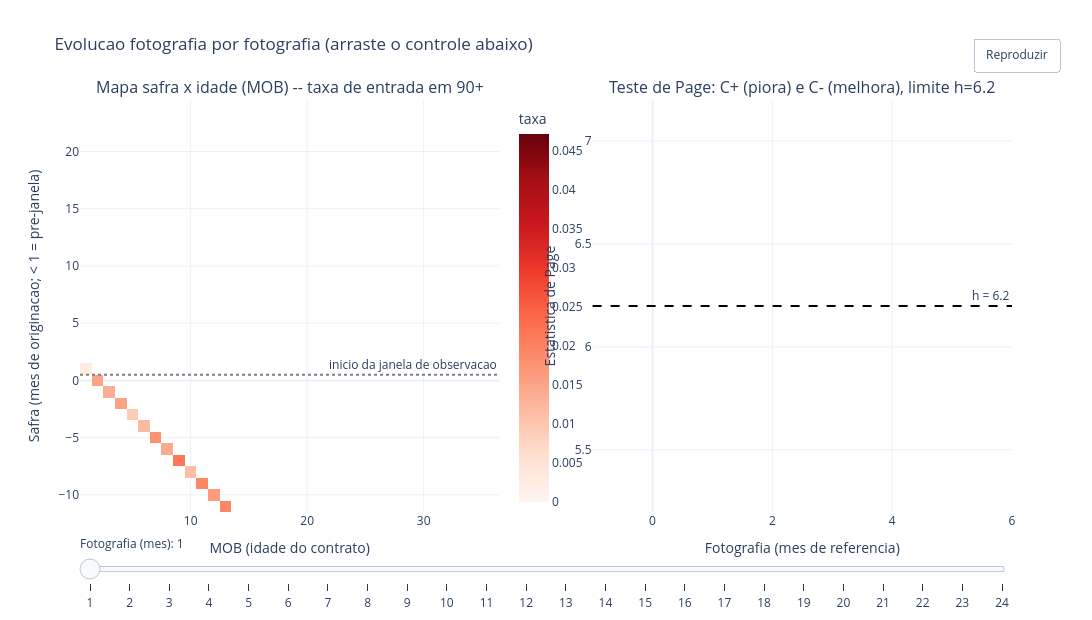

The notebook cell saved with this chart:
### Markdown cell above
### Visualização evoluindo fotografia por fotografia

O mapa agora inclui as safras pré-janela (índices negativos), separadas da
janela de observação por uma linha pontilhada. Repare que, ao contrário
das safras dentro da janela (que preenchem o triângulo MOB=1,2,3... aos
poucos), as safras pré-janela **nunca preenchem os MOBs baixos** -- ficam
permanentemente em branco à esquerda, porque esse pedaço do histórico
delas nunca existiu na fonte. É a diferença visual entre truncamento
(buraco permanente) e censura (buraco temporário).

### Code cell
safras_ordenadas = list(range(SAFRA_MIN, N_SAFRAS + 1))
mobs_ordenados = list(range(1, MOB_MAXIMO + 1))

def matriz_revelada_ate(t_foto):
    matriz = np.full((len(safras_ordenadas), len(mobs_ordenados)), np.nan)
    visivel = painel[painel["mes_calendario"] <= t_foto]
    for _, linha in visivel.iterrows():
        i = int(linha["safra"]) - SAFRA_MIN
        j = int(linha["mob"]) - 1
        matriz[i, j] = linha["taxa_entrada"]
    return matriz

fig = make_subplots(
    rows=1, cols=2,
    subplot_titles=("Mapa safra x idade (MOB) -- taxa de entrada em 90+",
                     f"Teste de Page: C+ (piora) e C- (melhora), limite h={H_EMPIRICO:.1f}"),
    column_widths=[0.5, 0.5],
)

z0 = matriz_revelada_ate(1)
fig.add_trace(go.Heatmap(
    z=z0, x=mobs_ordenados, y=safras_ordenadas, colorscale="Reds",
    zmin=0, zmax=painel["taxa_entrada"].quantile(0.98), colorbar=dict(title="taxa", x=0.46),
), row=1, col=1)
fig.add_hline(y=0.5, line_dash="dot", line_color="gray",
              annotation_text="inicio da janela de observacao", row=1, col=1)

fig.add_trace(go.Scatter(x=[], y=[], mode="lines+markers", name="C+ (piora sustentada)",
                          line=dict(color="#B23A48", width=2)), row=1, col=2)
fig.add_trace(go.Scatter(x=[], y=[], mode="lines+markers", name="C- (melhora sustentada)",
                          line=dict(color="#2A6F97", width=2)), row=1, col=2)
fig.add_hline(y=H_EMPIRICO, line_dash="dash", line_color="black",
              annotation_text=f"h = {H_EMPIRICO:.1f}", row=1, col=2)

frames = []
for t_foto in range(1, N_SAFRAS + 1):
    z_t = matriz_revelada_ate(t_foto)
    sub = backtest_df[backtest_df["mes_calendario"] <= t_foto]
    frames.append(go.Frame(
        name=str(t_foto),
        data=[
            go.Heatmap(z=z_t, x=mobs_ordenados, y=safras_ordenadas, colorscale="Reds",
                       zmin=0, zmax=painel["taxa_entrada"].quantile(0.98)),
            go.Scatter(x=sub["mes_calendario"], y=sub["c_mais"], mode="lines+markers",
                      line=dict(color="#B23A48", width=2)),
            go.Scatter(x=sub["mes_calendario"], y=sub["c_menos"], mode="lines+markers",
                      line=dict(color="#2A6F97", width=2)),
        ],
    ))
fig.frames = frames

steps = [
    dict(method="animate", label=str(t_foto),
         args=[[str(t_foto)], dict(mode="immediate", frame=dict(duration=0, redraw=True),
                                    transition=dict(duration=0))])
    for t_foto in range(1, N_SAFRAS + 1)
]

fig.update_layout(
    width=1400, height=620,
    title="Evolucao fotografia por fotografia (arraste o controle abaixo)",
    xaxis_title="MOB (idade do contrato)", yaxis_title="Safra (mes de originacao; < 1 = pre-janela)",
    xaxis2_title="Fotografia (mes de referencia)", yaxis2_title="Estatistica de Page",
    template="plotly_white",
    sliders=[dict(active=0, currentvalue=dict(prefix="Fotografia (mes): "), steps=steps)],
    updatemenus=[dict(type="buttons", showactive=False, y=1.15, x=1.05,
                       buttons=[dict(label="Reproduzir", method="animate",
                                     args=[None, dict(frame=dict(duration=350, redraw=True),
                                                       fromcurrent=True)])])],
)
fig.show()

### Figure 1 — Plotly figure (JSON) as saved in the notebook; plotly's stock layout.template omitted (floating-point values rounded to 4 significant figures; data arrays with more than 128 entries replaced by an {"elided": "..."} marker saying what was removed)
{"data": [{"colorbar": {"title": {"text": "taxa"}, "x": 0.46}, "colorscale": [[0.0, "rgb(255,245,240)"], [0.125, "rgb(254,224,210)"], [0.25, "rgb(252,187,161)"], [0.375, "rgb(252,146,114)"], [0.5, "rgb(251,106,74)"], [0.625, "rgb(239,59,44)"], [0.75, "rgb(203,24,29)"], [0.875, "rgb(165,15,21)"], [1.0, "rgb(103,0,13)"]], "type": "heatmap", "x": [1, 2, 3, 4, 5, 6, 7, 8, 9, 10, 11, 12, 13, 14, 15, 16, 17, 18, 19, 20, 21, 22, 23, 24, 25, 26, 27, 28, 29, 30, 31, 32, 33, 34, 35, 36], "xaxis": "x", "y": [-11, -10, -9, -8, -7, -6, -5, -4, -3, -2, -1, 0, 1, 2, 3, 4, 5, 6, 7, 8, 9, 10, 11, 12, 13, 14, 15, 16, 17, 18, 19, 20, 21, 22, 23, 24], "yaxis": "y", "z": {"elided": "36x36 float values"}, "zmax": 0.04721, "zmin": 0}, {"line": {"color": "#B23A48", "width": 2}, "mode": "lines+markers", "name": "C+ (piora sustentada)", "type": "scatter", "x": [], "xaxis": "x2", "y": [], "yaxis": "y2"}, {"line": {"color": "#2A6F97", "width": 2}, "mode": "lines+markers", "name": "C- (melhora sustentada)", "type": "scatter", "x": [], "xaxis": "x2", "y": [], "yaxis": "y2"}], "layout": {"annotations": [{"font": {"size": 16}, "showarrow": false, "text": "Mapa safra x idade (MOB) -- taxa de entrada em 90+", "x": 0.225, "xanchor": "center", "xref": "paper", "y": 1.0, "yanchor": "bottom", "yref": "paper"}, {"font": {"size": 16}, "showarrow": false, "text": "Teste de Page: C+ (piora) e C- (melhora), limite h=6.2", "x": 0.775, "xanchor": "center", "xref": "paper", "y": 1.0, "yanchor": "bottom", "yref": "paper"}, {"showarrow": false, "text": "inicio da janela de observacao", "x": 1, "xanchor": "right", "xref": "x domain", "y": 0.5, "yanchor": "bottom", "yref": "y"}, {"showarrow": false, "text": "h = 6.2", "x": 1, "xanchor": "right", "xref": "x2 domain", "y": 6.199, "yanchor": "bottom", "yref": "y2"}], "height": 620, "shapes": [{"line": {"color": "gray", "dash": "dot"}, "type": "line", "x0": 0, "x1": 1, "xref": "x domain", "y0": 0.5, "y1": 0.5, "yref": "y"}, {"line": {"color": "black", "dash": "dash"}, "type": "line", "x0": 0, "x1": 1, "xref": "x2 domain", "y0": 6.199, "y1": 6.199, "yref": "y2"}], "sliders": [{"active": 0, "currentvalue": {"prefix": "Fotografia (mes): "}, "steps": [{"args": [["1"], {"frame": {"duration": 0, "redraw": true}, "mode": "immediate", "transition": {"duration": 0}}], "label": "1", "method": "animate"}, {"args": [["2"], {"frame": {"duration": 0, "redraw": true}, "mode": "immediate", "transition": {"duration": 0}}], "label": "2", "method": "animate"}, {"args": [["3"], {"frame": {"duration": 0, "redraw": true}, "mode": "immediate", "transition": {"duration": 0}}], "label": "3", "method": "animate"}, {"args": [["4"], {"frame": {"duration": 0, "redraw": true}, "mode": "immediate", "transition": {"duration": 0}}], "label": "4", "method": "animate"}, {"args": [["5"], {"frame": {"duration": 0, "redraw": true}, "mode": "immediate", "transition": {"duration": 0}}], "label": "5", "method": "animate"}, {"args": [["6"], {"frame": {"duration": 0, "redraw": true}, "mode": "immediate", "transition": {"duration": 0}}], "label": "6", "method": "animate"}, {"args": [["7"], {"frame": {"duration": 0, "redraw": true}, "mode": "immediate", "transition": {"duration": 0}}], "label": "7", "method": "animate"}, {"args": [["8"], {"frame": {"duration": 0, "redraw": true}, "mode": "immediate", "transition": {"duration": 0}}], "label": "8", "method": "animate"}, {"args": [["9"], {"frame": {"duration": 0, "redraw": true}, "mode": "immediate", "transition": {"duration": 0}}], "label": "9", "method": "animate"}, {"args": [["10"], {"frame": {"duration": 0, "redraw": true}, "mode": "immediate", "transition": {"duration": 0}}], "label": "10", "method": "animate"}, {"args": [["11"], {"frame": {"duration": 0, "redraw": true}, "mode": "immediate", "transition": {"duration": 0}}], "label": "11", "method": "animate"}, {"args": [["12"], {"frame": {"duration": 0, "redraw": true}, "mode": "immediate", "transition": {"duration": 0}}], "label": "12", "method": "animate"}, {"args": [["13"], {"frame": {"duration": 0, "redraw": true}, "mode": "immediate", "transition": {"duration": 0}}], "label": "13", "method": "animate"}, {"args": [["14"], {"frame": {"duration": 0, "redraw": true}, "mode": "immediate", "transition": {"duration": 0}}], "label": "14", "method": "animate"}, {"args": [["15"], {"frame": {"duration": 0, "redraw": true}, "mode": "immediate", "transition": {"duration": 0}}], "label": "15", "method": "animate"}, {"args": [["16"], {"frame": {"duration": 0, "redraw": true}, "mode": "immediate", "transition": {"duration": 0}}], "label": "16", "method": "animate"}, {"args": [["17"], {"frame": {"duration": 0, "redraw": true}, "mode": "immediate", "transition": {"duration": 0}}], "label": "17", "method": "animate"}, {"args": [["18"], {"frame": {"duration": 0, "redraw": true}, "mode": "immediate", "transition": {"duration": 0}}], "label": "18", "method": "animate"}, {"args": [["19"], {"frame": {"duration": 0, "redraw": true}, "mode": "immediate", "transition": {"duration": 0}}], "label": "19", "method": "animate"}, {"args": [["20"], {"frame": {"duration": 0, "redraw": true}, "mode": "immediate", "transition": {"duration": 0}}], "label": "20", "method": "animate"}, {"args": [["21"], {"frame": {"duration": 0, "redraw": true}, "mode": "immediate", "transition": {"duration": 0}}], "label": "21", "method": "animate"}, {"args": [["22"], {"frame": {"duration": 0, "redraw": true}, "mode": "immediate", "transition": {"duration": 0}}], "label": "22", "method": "animate"}, {"args": [["23"], {"frame": {"duration": 0, "redraw": true}, "mode": "immediate", "transition": {"duration": 0}}], "label": "23", "method": "animate"}, {"args": [["24"], {"frame": {"duration": 0, "redraw": true}, "mode": "immediate", "transition": {"duration": 0}}], "label": "24", "method": "animate"}]}], "title": {"text": "Evolucao fotografia por fotografia (arraste o controle abaixo)"}, "updatemenus": [{"buttons": [{"args": [null, {"frame": {"duration": 350, "redraw": true}, "fromcurrent": true}], "label": "Reproduzir", "method": "animate"}], "showactive": false, "type": "buttons", "x": 1.05, "y": 1.15}], "width": 1400, "xaxis": {"anchor": "y", "domain": [0.0, 0.45], "title": {"text": "MOB (idade do contrato)"}}, "xaxis2": {"anchor": "y2", "domain": [0.55, 1.0], "title": {"text": "Fotografia (mes de referencia)"}}, "yaxis": {"anchor": "x", "domain": [0.0, 1.0], "title": {"text": "Safra (mes de originacao; < 1 = pre-janela)"}}, "yaxis2": {"anchor": "x2", "domain": [0.0, 1.0], "title": {"text": "Estatistica de Page"}}}}
